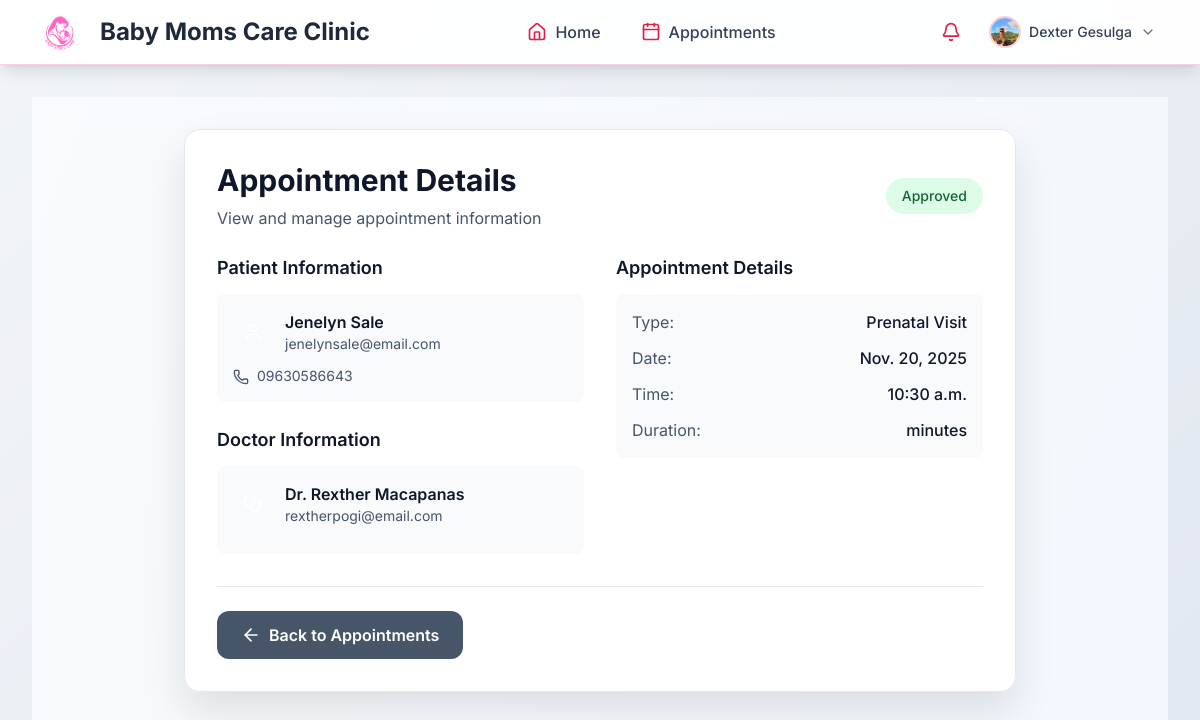
The page /appointments/2/ (signed in) on the database its author committed.
### apps/accounts/models.py (models this page shows, shortened)
class UserProfile(models.Model):
    USER_ROLES = (
        ('mother', 'Mother'),
        ('doctor', 'Doctor'),
        ('admin', 'Admin'),
    )
    ACCOUNT_STATUS = (
        ('active', 'Active'),
        ('deactivated', 'Deactivated'),
    )
    user = models.OneToOneField(User, on_delete=models.CASCADE)
    role = models.CharField(max_length=10, choices=USER_ROLES, default='mother')
    account_status = models.CharField(max_length=15, choices=ACCOUNT_STATUS, default='active')
    phone = models.CharField(max_length=15, blank=True)
    date_of_birth = models.DateField(null=True, blank=True)
    address = models.TextField(blank=True)
    profile_picture = models.ImageField(upload_to='profile_pics/', blank=True, null=True)
    emergency_contact_name = models.CharField(max_length=100, blank=True)
    emergency_contact_phone = models.CharField(max_length=15, blank=True)
    created_at = models.DateTimeField(auto_now_add=True)
    updated_at = models.DateTimeField(auto_now=True)
    license_number = models.CharField(max_length=50, blank=True)
    specialization = models.CharField(max_length=100, blank=True)
    years_experience = models.PositiveIntegerField(null=True, blank=True)

### apps/appointments/models.py (models this page shows, shortened)
class Appointment(models.Model):
    STATUS_CHOICES = (
        ('pending', 'Pending'),
        ('approved', 'Approved'),
        ('completed', 'Completed'),
        ('cancelled', 'Cancelled'),
    )
    APPOINTMENT_TYPES = (
        ('consultation', 'Consultation'),
        ('checkup', 'Regular Checkup'),
        ('prenatal', 'Prenatal Visit'),
        ('postnatal', 'Postnatal Visit'),
        ('emergency', 'Emergency'),
        ('follow_up', 'Follow-up'),
    )
    patient = models.ForeignKey(User, on_delete=models.CASCADE, related_name='patient_appointments')
    doctor = models.ForeignKey(User, on_delete=models.CASCADE, related_name='doctor_appointments')
    date = models.DateField()
    time = models.TimeField()
    appointment_type = models.CharField(max_length=20, choices=APPOINTMENT_TYPES, default='consultation')
    status = models.CharField(max_length=20, choices=STATUS_CHOICES, default='pending')
    reason = models.TextField()
    notes = models.TextField(blank=True, help_text="Doctor's notes after appointment")
    diagnosis = models.TextField(blank=True, help_text="Medical diagnosis")
    prescription = models.TextField(blank=True, help_text="Prescribed medications")
    follow_up_instructions = models.TextField(blank=True, help_text="Follow-up care instructions")
    duration_minutes = models.PositiveIntegerField(default=30)
    created_at = models.DateTimeField(auto_now_add=True)
    updated_at = models.DateTimeField(auto_now=True)
    class Meta:
        ordering = ['date', 'time']
        unique_together = ['doctor', 'date', 'time']

### apps/appointments/views.py (the view)
# urls.py: path('<int:pk>/', views.appointment_detail, name='detail'),
@login_required
def appointment_detail(request, pk):
    appointment = get_object_or_404(Appointment, pk=pk)
    user_profile = get_object_or_404(UserProfile, user=request.user)
    if user_profile.role == 'mother' and appointment.patient != request.user:
        messages.error(request, 'You can only view your own appointments.')
        return redirect('appointments:list')
    elif user_profile.role == 'doctor' and appointment.doctor != request.user:
        messages.error(request, 'You can only view your own appointments.')
        return redirect('appointments:list')
    return render(request, 'appointments/detail.html', {
        'appointment': appointment,
        'user_profile': user_profile,
    })

### templates/appointments/detail.html (shortened to what this page needs)
{% extends 'base.html' %}
{% load static %}
{% block content %}
<div class="min-h-screen bg-gradient-to-br from-slate-50 to-blue-50 py-8">
    <div class="max-w-4xl mx-auto px-4 sm:px-6 lg:px-8">
        <div class="clinic-card rounded-2xl p-8 mb-8">
            <div class="flex items-center justify-between mb-6">
                <div>
                    <h1 class="text-3xl font-bold text-slate-900 mb-2">Appointment Details</h1>
                    <p class="text-slate-600">View and manage appointment information</p>
                </div>
                <span class="px-4 py-2 rounded-full text-sm font-medium
                    {% if appointment.status == 'pending' %}bg-amber-100 text-amber-800
                    {% elif appointment.status == 'approved' %}bg-green-100 text-green-800
                    {% elif appointment.status == 'completed' %}bg-blue-100 text-blue-800
                    {% else %}bg-red-100 text-red-800{% endif %}">
                    {{ appointment.get_status_display }}
                </span>
            </div>
            <div class="grid grid-cols-1 md:grid-cols-2 gap-8">
                <div class="space-y-6">
                    <div>
                        <h3 class="text-lg font-semibold text-slate-900 mb-3">Patient Information</h3>
                        <div class="bg-slate-50 rounded-lg p-4">
                            <div class="flex items-center space-x-3 mb-3">
                                <div class="clinic-icon w-10 h-10 rounded-full flex items-center justify-center">
                                    <i data-lucide="user" class="w-5 h-5 text-white"></i>
                                </div>
                                <div>
                                    <p class="font-semibold text-slate-900">{{ appointment.patient.get_full_name }}</p>
                                    <p class="text-sm text-slate-600">{{ appointment.patient.email }}</p>
                                </div>
                            </div>
                            {% if appointment.patient.userprofile.phone %}
                                <p class="text-sm text-slate-600">
                                    <i data-lucide="phone" class="w-4 h-4 inline mr-1"></i>
                                    {{ appointment.patient.userprofile.phone }}
                                </p>
                            {% endif %}
                        </div>
                    </div>
                    <div>
                        <h3 class="text-lg font-semibold text-slate-900 mb-3">Doctor Information</h3>
                        <div class="bg-slate-50 rounded-lg p-4">
                            <div class="flex items-center space-x-3 mb-3">
                                <div class="clinic-icon w-10 h-10 rounded-full flex items-center justify-center">
                                    <i data-lucide="stethoscope" class="w-5 h-5 text-white"></i>
                                </div>
                                <div>
                                    <p class="font-semibold text-slate-900">Dr. {{ appointment.doctor.get_full_name }}</p>
                                    <p class="text-sm text-slate-600">{{ appointment.doctor.email }}</p>
                                </div>
                            </div>
                        </div>
                    </div>
                </div>
                <div class="space-y-6">
                    <div>
                        <h3 class="text-lg font-semibold text-slate-900 mb-3">Appointment Details</h3>
                        <div class="bg-slate-50 rounded-lg p-4 space-y-3">
                            <div class="flex items-center justify-between">
                                <span class="text-slate-600">Type:</span>
                                <span class="font-medium text-slate-900">{{ appointment.get_appointment_type_display }}</span>
                            </div>
                            <div class="flex items-center justify-between">
                                <span class="text-slate-600">Date:</span>
                                <span class="font-medium text-slate-900">{{ appointment.date }}</span>
                            </div>
                            <div class="flex items-center justify-between">
                                <span class="text-slate-600">Time:</span>
                                <span class="font-medium text-slate-900">{{ appointment.time }}</span>
                            </div>
                            <div class="flex items-center justify-between">
                                <span class="text-slate-600">Duration:</span>
                                <span class="font-medium text-slate-900">{{ appointment.duration }} minutes</span>
                            </div>
                        </div>
                    </div>
                </div>
            </div>
            <div class="flex flex-wrap gap-4 mt-8 pt-6 border-t border-slate-200">
                <a href="{% url 'appointments:list' %}"
                   class="bg-slate-600 hover:bg-slate-700 px-6 py-3 rounded-xl text-white font-semibold inline-flex items-center">
                    <i data-lucide="arrow-left" class="w-5 h-5 mr-2"></i>
                    Back to Appointments
                </a>
            </div>
        </div>
    </div>
</div>
{% endblock %}

### templates/base.html (shortened to what this page needs)
{% load static %}
<!DOCTYPE html>
<html lang="en">
<head>
    <script src="https://cdn.tailwindcss.com"></script>
    {% load static %}
    <link rel="stylesheet" href="{% static 'css/style.css' %}">
    <link rel="stylesheet" href="{% static 'css/icons.css' %}">
</head>
<body class="gradient-secondary min-h-screen font-sans" data-user-role="{% if user.is_authenticated %}{{ user.userprofile.role }}{% else %}guest{% endif %}">
    <nav class="bg-white/95 backdrop-blur-sm shadow-lg border-b border-pink-200 sticky top-0 z-50">
        <div class="max-w-[1800px] mx-auto px-4 sm:px-6 lg:px-8">
            <div class="flex justify-between items-center h-16">
                <div class="flex items-center">
                    <a href="{% url 'accounts:dashboard' %}" class="flex items-center space-x-3">
                        <div class="w-14 h-14 rounded-full overflow-hidden bg-white flex items-center justify-center">
                            <img src="{% static 'images/logo.png' %}" alt="Baby Moms Care Clinic Logo" class="w-full h-full object-contain">
                        </div>
                        <span class="font-sans text-2xl font-bold text-slate-800">Baby Moms Care Clinic</span>
                    </a>
                </div>
                {% if user.is_authenticated %}
                <div class="hidden md:flex items-center space-x-2">
                    <a href="{% url 'accounts:dashboard' %}" class="flex items-center px-4 py-2 rounded-lg hover:bg-rose-50 transition-all group">
                        <i data-lucide="home" class="w-5 h-5 text-rose-600 mr-2"></i>
                        <span class="text-slate-700 group-hover:text-rose-600 font-medium">Home</span>
                    </a>
                    <a href="{% url 'appointments:list' %}" class="flex items-center px-4 py-2 rounded-lg hover:bg-rose-50 transition-all group">
                        <i data-lucide="calendar" class="w-5 h-5 text-rose-600 mr-2"></i>
                        <span class="text-slate-700 group-hover:text-rose-600 font-medium">Appointments</span>
                    </a>
                </div>
                <div class="flex items-center space-x-2">
                    <a href="{% url 'accounts:notifications' %}" class="relative p-2 rounded-lg hover:bg-rose-50 transition-all">
                        <i data-lucide="bell" class="w-5 h-5 text-rose-600"></i>
                    </a>
                    <div class="relative group">
                        <button class="flex items-center space-x-2 px-3 py-2 rounded-lg hover:bg-rose-50 transition-all">
                            {% if user.userprofile.profile_picture %}
                            <img src="{{ user.userprofile.profile_picture.url }}" alt="Profile" class="w-8 h-8 rounded-full object-cover border-2 border-rose-200">
                            {% else %}
                            <div class="w-8 h-8 rounded-full bg-rose-100 flex items-center justify-center">
                                <i data-lucide="user" class="w-4 h-4 text-rose-600"></i>
                            </div>
                            {% endif %}
                            <span class="hidden lg:inline text-sm font-medium text-slate-700">{{ user.get_full_name|default:user.username|truncatechars:15 }}</span>
                            <i data-lucide="chevron-down" class="w-4 h-4 text-slate-500"></i>
                        </button>
                    </div>
                </div>
                {% endif %}
            </div>
        </div>
    </nav>
    <main class="max-w-7xl mx-auto px-4 sm:px-6 lg:px-8 py-8 fade-in">
        {% block content %}{% endblock %}
    </main>
</body>
</html>

### static/css/style.css (style rules this page uses)
:root { --primary-rose: #e11d8b; --secondary-rose: #f43f5e; --accent-rose: #f472b6; --neutral-gray: #64748b; --light-gray: #fdf2f8; --white: #ffffff; --dark-text: #1e293b; --success-green: #10b981; --warning-amber: #f59e0b; --error-red: #ef4444; --info-rose: #f472b6; --gradient-primary: linear-gradient(135deg, #e11d8b 0%, #f43f5e 100%); --gradient-secondary: linear-gradient(135deg, #f1f5f9 0%, #e2e8f0 100%); --gradient-accent: linear-gradient(135deg, #059669 0%, #10b981 100%); }
body { font-family: 'Inter', -apple-system, BlinkMacSystemFont, 'Segoe UI', sans-serif; background: var(--gradient-secondary); color: var(--dark-text); line-height: 1.6; }
.gradient-secondary { background: var(--gradient-secondary); }
.fade-in { animation: fadeIn 0.5s ease-in; }
.slide-up { animation: slideUp 0.3s ease-out; }
.clinic-card { background: rgba(255, 255, 255, 0.95); backdrop-filter: blur(20px); border: 1px solid #e2e8f0; box-shadow: 0 20px 40px rgba(0, 0, 0, 0.1); }

### rows shown on the page
Appointment: status "Approved", patient.get_full_name "Jenelyn Sale", patient.email "jenelynsale@email.com", patient.userprofile.phone "09630586643", doctor.get_full_name "Rexther Macapanas", doctor.email "rextherpogi@email.com", appointment_type "Prenatal Visit", date "Nov. 20, 2025", time "10:30 a.m."

### other values the page prints
{{ user.get_full_name|default:user.username|truncatechars:15 }} "Dexter Gesulga"
